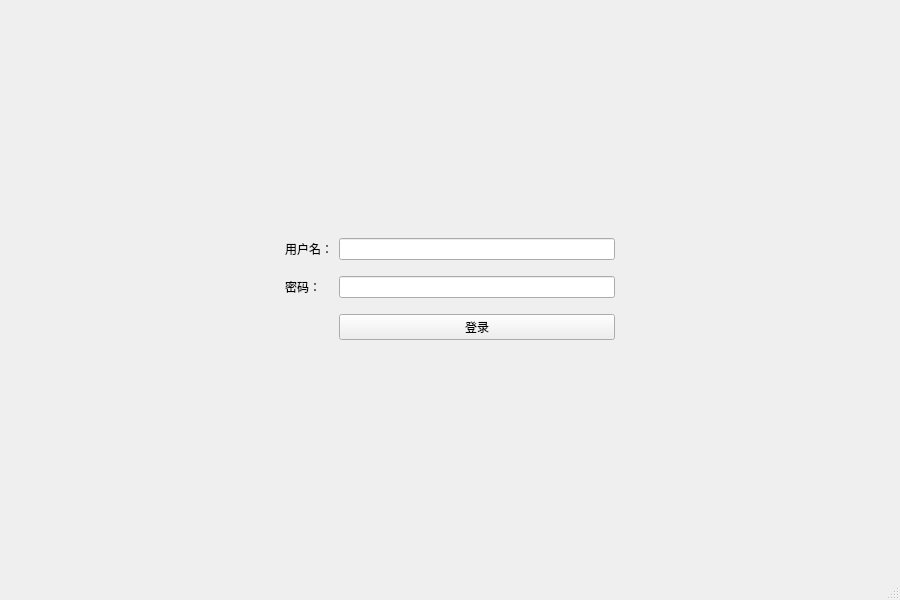
<?xml version="1.0" encoding="UTF-8"?>
<ui version="4.0">
 <class>login</class>
 <widget class="QMainWindow" name="MainWindow">
  <property name="geometry">
   <rect>
    <x>0</x>
    <y>0</y>
    <width>900</width>
    <height>600</height>
   </rect>
  </property>
  <property name="windowTitle">
   <string>MainWindow</string>
  </property>
  <widget class="QWidget" name="centralwidget">
   <layout class="QGridLayout" name="gridLayout">
    <item row="1" column="1">
     <widget class="CaptionLabel" name="CaptionLabel">
      <property name="text">
       <string>用户名：</string>
      </property>
     </widget>
    </item>
    <item row="0" column="2">
     <spacer name="verticalSpacer">
      <property name="orientation">
       <enum>Qt::Vertical</enum>
      </property>
      <property name="sizeHint" stdset="0">
       <size>
        <width>20</width>
        <height>40</height>
       </size>
      </property>
     </spacer>
    </item>
    <item row="6" column="2">
     <spacer name="verticalSpacer_2">
      <property name="orientation">
       <enum>Qt::Vertical</enum>
      </property>
      <property name="sizeHint" stdset="0">
       <size>
        <width>20</width>
        <height>40</height>
       </size>
      </property>
     </spacer>
    </item>
    <item row="1" column="2">
     <widget class="LineEdit" name="username"/>
    </item>
    <item row="3" column="2">
     <widget class="PasswordLineEdit" name="password"/>
    </item>
    <item row="2" column="2">
     <spacer name="verticalSpacer_3">
      <property name="orientation">
       <enum>Qt::Vertical</enum>
      </property>
      <property name="sizeType">
       <enum>QSizePolicy::Minimum</enum>
      </property>
      <property name="sizeHint" stdset="0">
       <size>
        <width>20</width>
        <height>10</height>
       </size>
      </property>
     </spacer>
    </item>
    <item row="1" column="0">
     <spacer name="horizontalSpacer">
      <property name="orientation">
       <enum>Qt::Horizontal</enum>
      </property>
      <property name="sizeHint" stdset="0">
       <size>
        <width>40</width>
        <height>20</height>
       </size>
      </property>
     </spacer>
    </item>
    <item row="1" column="3">
     <spacer name="horizontalSpacer_2">
      <property name="orientation">
       <enum>Qt::Horizontal</enum>
      </property>
      <property name="sizeHint" stdset="0">
       <size>
        <width>40</width>
        <height>20</height>
       </size>
      </property>
     </spacer>
    </item>
    <item row="3" column="1">
     <widget class="CaptionLabel" name="CaptionLabel_2">
      <property name="text">
       <string>密码：</string>
      </property>
     </widget>
    </item>
    <item row="5" column="2">
     <widget class="PrimaryPushButton" name="login">
      <property name="text">
       <string>登录</string>
      </property>
     </widget>
    </item>
    <item row="4" column="2">
     <spacer name="verticalSpacer_4">
      <property name="orientation">
       <enum>Qt::Vertical</enum>
      </property>
      <property name="sizeType">
       <enum>QSizePolicy::Minimum</enum>
      </property>
      <property name="sizeHint" stdset="0">
       <size>
        <width>20</width>
        <height>10</height>
       </size>
      </property>
     </spacer>
    </item>
   </layout>
  </widget>
  <widget class="QMenuBar" name="menubar">
   <property name="geometry">
    <rect>
     <x>0</x>
     <y>0</y>
     <width>900</width>
     <height>21</height>
    </rect>
   </property>
  </widget>
  <widget class="QStatusBar" name="statusbar"/>
 </widget>
 <customwidgets>
  <customwidget>
   <class>PushButton</class>
   <extends>QPushButton</extends>
   <header>qfluentwidgets</header>
  </customwidget>
  <customwidget>
   <class>PrimaryPushButton</class>
   <extends>PushButton</extends>
   <header>qfluentwidgets</header>
  </customwidget>
  <customwidget>
   <class>CaptionLabel</class>
   <extends>QLabel</extends>
   <header>qfluentwidgets</header>
  </customwidget>
  <customwidget>
   <class>LineEdit</class>
   <extends>QLineEdit</extends>
   <header>qfluentwidgets</header>
  </customwidget>
  <customwidget>
   <class>PasswordLineEdit</class>
   <extends>LineEdit</extends>
   <header>qfluentwidgets</header>
  </customwidget>
 </customwidgets>
 <resources/>
 <connections/>
</ui>
